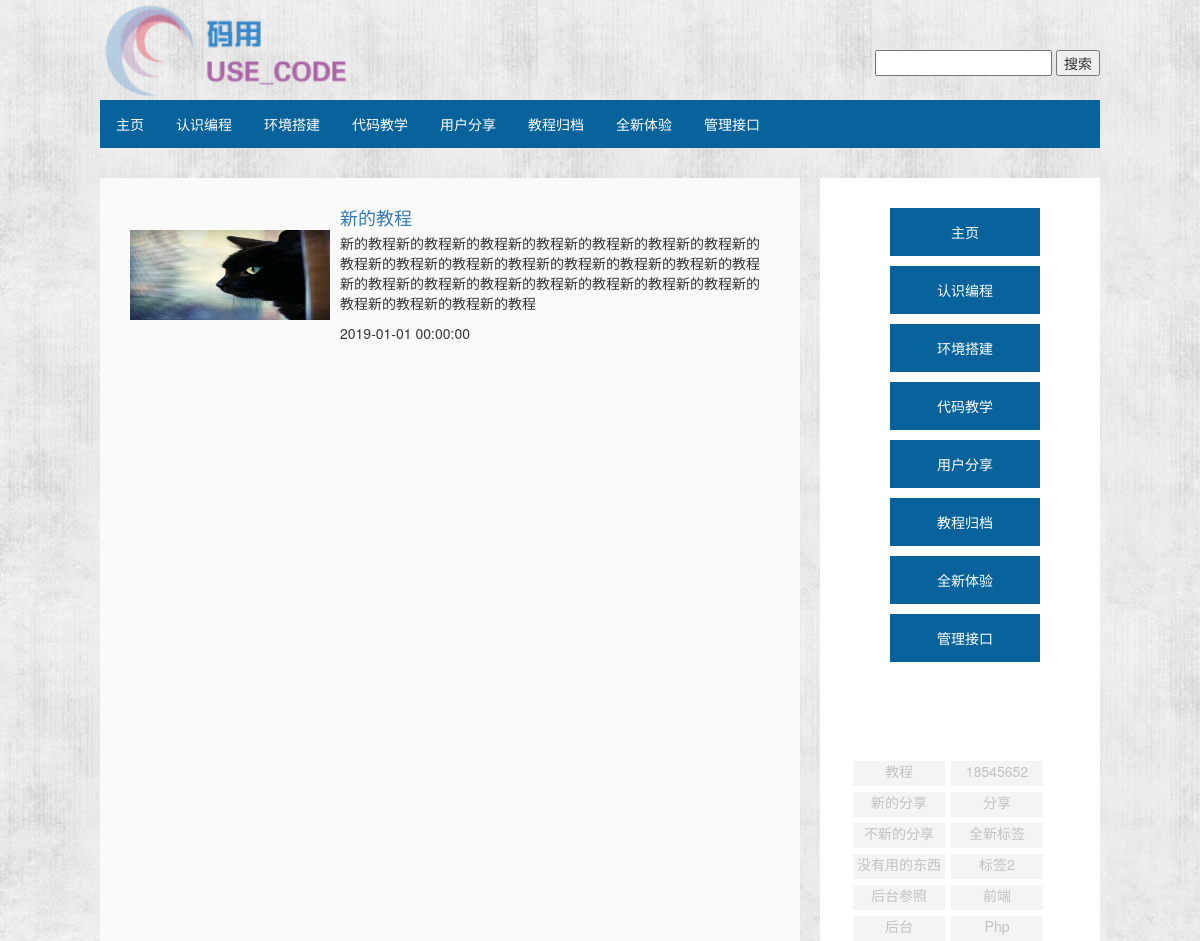
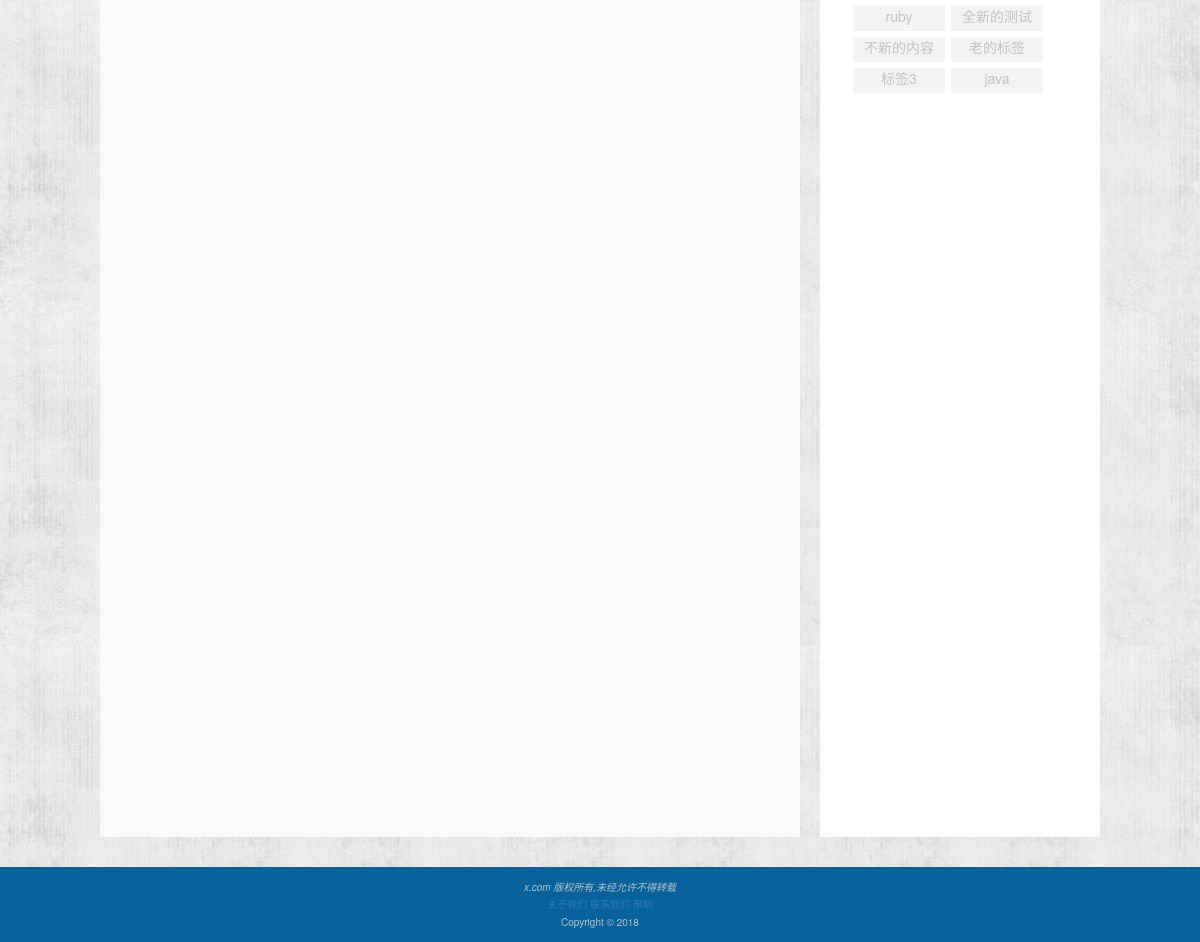
Screenshot of /tags/show.php?tags_id=1 with the database file from the repository (2 pictures, top to bottom).
### tables this page shows
CREATE TABLE `categories` (
  `id` int(11) NOT NULL AUTO_INCREMENT,
  `name` varchar(64) NOT NULL,
  PRIMARY KEY (`id`)
);

CREATE TABLE `tags` (
  `id` int(11) NOT NULL AUTO_INCREMENT,
  `name` varchar(20) NOT NULL,
  PRIMARY KEY (`id`)
);

CREATE TABLE `tags_posts` (
  `post_id` int(11) NOT NULL,
  `tag_id` int(11) NOT NULL
);

CREATE TABLE `posts` (
  `id` int(11) NOT NULL AUTO_INCREMENT,
  `title` varchar(255) NOT NULL,
  `body` longtext NOT NULL,
  `created_at` timestamp NOT NULL DEFAULT CURRENT_TIMESTAMP ON UPDATE CURRENT_TIMESTAMP,
  `categories_id` int(11) NOT NULL,
  `pic` varchar(255) DEFAULT NULL,
  `code` text,
  PRIMARY KEY (`id`)
);

### tags/show.php (the view, shortened to what this page needs)
<!Doctype html>
<html>
    <head>
         <link rel="stylesheet" type="text/css" href="../assets/css/Homepage.css" />
		<link rel="stylesheet" type="text/css" href="../assets/css/Homepage.css" />
		<link rel="stylesheet" type="text/css" href="../assets/css/Subpage.css" />
		<link href="https://cdn.staticfile.org/twitter-bootstrap/3.3.7/css/bootstrap.min.css" rel="stylesheet">
    </head>
    <body>
		<div class="whole">
        <div class="logo">
            <img src="/assets/img/logo.png.png" height="100px" width="250px" alt="首页">
			<div class="search_bar">
				<form name="search_bar" action="../admin/posts/search.php" method="get">
					<input type="text" name="search" height="200px">
					<input type="submit" value="搜索">
				</form>
			</div>
        </div>
        <div class="guiding_bar">
                <ul>
                <li><a href="../index.php">主页</a></li>
        <?php
            require_once '../admin/inc/db.php';
            $query = $db->query('select * from categories');
            while ( $post =  $query->fetchObject()) {
          ?>
                    <li><a href="../pages/list.php?categories_id=<?php print $post->id;?>"><?php echo $post->name;?></a></li>
                <?php } ?>
                <li>
                <a href="../admin/index.html">管理接口</a>
                </li>
                </ul>
        </div>
        <div class="rightsign">
            <div class="side_panel2">
            <ul>
                <li><a href="../index.php">主页</a></li>
        <?php
            require_once '../admin/inc/db.php';
            $query = $db->query('select * from categories');
            while ( $post =  $query->fetchObject()) {
          ?>
                    <li><a href="../pages/list.php?categories_id=<?php print $post->id;?>"><?php echo $post->name;?></a></li>
                <?php } ?>
                <li>
                <a href="../admin/index.php">管理接口</a>
                </li>
                </ul>
            </div>
                <?php
                require_once '../admin/inc/db.php';
                $query = $db->query('select * from tags');
            while ( $post =  $query->fetchObject()) {
          ?>
           <div class="label1"style="margin: 3px;">
                    <a href="../tags/show.php?tags_id=<?php print $post->id;?>"><?php echo $post->name;?></a></li></div>
                <?php } ?>
		</div>
		<div class="main_page3">
        <?php
            require_once '../admin/inc/db.php';
            $tagid=$_GET['tags_id'];
            $query = $db->query("select post_id from tags_posts where tag_id={$tagid}");
            $n=0;
        while ( $post =  $query->fetchObject()) {
            $n=$n+1;
            require_once '../admin/inc/db.php';
            $query2 = $db->query("select * from posts where id={$post->post_id}");
            $post2= $query2->fetchObject();
            if($n%2==0){
      ?>
            <div class="media" style="padding: 30px; background-color: #EEEEEE;">
					<div class="media-left media-middle">
						<img src="..<?php echo $post2->pic; ?>" class="media-object" style="height:90px;width:200px;">
					</div>
					<div class="media-body">
						<a href="../admin/posts/show_usr.php?id=<?php print $post2->id; ?>"><h4 class="media-heading"><?php echo $post2->title; ?></h4></a>
						<p> <?php echo $post2->body;?></p>
                        <?php echo $post2->created_at;?><br>
					</div>
				</div>
            <?php }else{  ?>
                <div class="media" style="padding: 30px;">
					<div class="media-left media-middle">
						<img src="..<?php echo $post2->pic; ?>" class="media-object" style="height:90px;width:200px;">
					</div>
					<div class="media-body">
						<a href="../admin/posts/show_usr.php?id=<?php print $post2->id; ?>"><h4 class="media-heading"><?php echo $post2->title; ?></h4></a>
						<p> <?php echo $post2->body;?></p>
                        <?php echo $post2->created_at;?><br>
					</div>
				</div>
                <?php } ?>
                <?php } ?>
			</div>
        </div>
    <footer>
        <p class="Disclaimer">x.com 版权所有,未经允许不得转载</p>
        <p>
        <a href="index.html">关于我们</a>
        <a href="index.html">联系我们</a>
        <a href="index.html">帮助</a>
        </p>
        <p>Copyright © 2018</p>
    </footer>
    </body>
</html>

### assets/css/Homepage.css (style rules this page uses)
body { background-image:url(../img/5-120601095138.png) ; }
a { color: #999; text-decoration: none; cursor: pointer }
.guiding_bar ul { list-style-type: none; margin: 0; padding: 0; overflow: hidden; background-color: #08639C; }
.guiding_bar { margin: 0px 0px 0px 0px; }
.guiding_bar li { float: left; }
.guiding_bar li a { display: block; color: white; text-align: center; padding: 14px 16px; text-decoration: none; }
.search_bar { float: right; margin:50px 0px 0px 0px; }
.side_panel2 { height: 550px; }
.side_panel2 ul { list-style:none; }
.side_panel2 li { margin-bottom:10px; background-color: #08639C; margin-right: 30px; }
.side_panel2 li a { display: block; color: #ffffff; text-align: center; padding: 14px 16px; text-decoration: none; }
footer { background: #08639C; color:#c0c0c0; padding: 10px; text-align: center; font-size: x-small; clear:both; }
footer .Disclaimer { font-style: italic; }
footer p { margin: 3px; }
.whole { margin-left: 100px; margin-right: 100px; }

### assets/css/Subpage.css (style rules this page uses)
.main_page3 { background-color: #FAFAFA; width:70%; height: 1600px; margin-top: 30px; margin-bottom: 30px; float:left; }
.rightsign { background-color: white; height: 1600px; width:28%; float:right; margin-top: 30px; margin-bottom: 30px; margin-left: 20px; padding: 30px; }
.rightsign a { color:#C2C2C2; }
.label1 { background-color: #F4F4F4; height:25px; width:92px; text-align: center; float: left; }

### rows the page displays
categories: name "认识编程"
categories: name "环境搭建"
categories: name "代码教学"
categories: name "用户分享"
categories: name "教程归档"
categories: name "全新体验"
tags: name "教程"
tags: name "18545652"
tags: name "新的分享"
tags: name "分享"
tags: name "不新的分享"
tags: name "全新标签"
tags: name "没有用的东西"
tags: name "标签2"
tags: name "后台参照"
tags: name "前端"
tags: name "后台"
tags: name "Php"
tags: name "ruby"
tags: name "全新的测试"
tags: name "不新的内容"
tags: name "老的标签"
tags: name "标签3"
tags: name "java"
tags_posts: post.pic (picture), post.title "新的教程", post.body "新的教程新的教程新的教程新的教程新的教程新的教程新的教程新的教程新的教程新的教程新的教程新的教程新的教程新的教程新的教程新的教程新的教程新的教程新的教程新的教程新的教程新的教程新的教程新的教程新的教程新的教程", post.created_at "2019-01-01 00:00:00"
